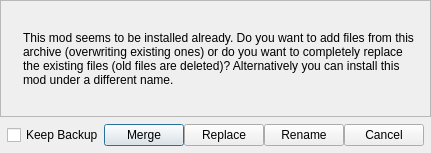
<?xml version="1.0" encoding="UTF-8"?>
<ui version="4.0">
 <class>QueryOverwriteDialog</class>
 <widget class="QDialog" name="QueryOverwriteDialog">
  <property name="geometry">
   <rect>
    <x>0</x>
    <y>0</y>
    <width>423</width>
    <height>153</height>
   </rect>
  </property>
  <property name="windowTitle">
   <string>Mod Exists</string>
  </property>
  <layout class="QVBoxLayout" name="verticalLayout" stretch="1,0">
   <property name="spacing">
    <number>0</number>
   </property>
   <property name="margin">
    <number>0</number>
   </property>
   <item>
    <widget class="QFrame" name="frame_2">
     <property name="frameShape">
      <enum>QFrame::StyledPanel</enum>
     </property>
     <property name="frameShadow">
      <enum>QFrame::Raised</enum>
     </property>
     <layout class="QHBoxLayout" name="horizontalLayout_1" stretch="0,1">
      <item>
       <widget class="QLabel" name="iconLabel">
        <property name="text">
         <string/>
        </property>
        <property name="alignment">
         <set>Qt::AlignLeading|Qt::AlignLeft|Qt::AlignVCenter</set>
        </property>
       </widget>
      </item>
      <item>
       <widget class="QLabel" name="label">
        <property name="text">
         <string>This mod seems to be installed already. Do you want to add files from this archive (overwriting existing ones) or do you want to completely replace the existing files (old files are deleted)? Alternatively you can install this mod under a different name.</string>
        </property>
        <property name="wordWrap">
         <bool>true</bool>
        </property>
       </widget>
      </item>
     </layout>
    </widget>
   </item>
   <item>
    <layout class="QHBoxLayout" name="horizontalLayout">
     <property name="margin">
      <number>7</number>
     </property>
     <item>
      <widget class="QCheckBox" name="backupBox">
       <property name="text">
        <string>Keep Backup</string>
       </property>
      </widget>
     </item>
     <item>
      <widget class="QPushButton" name="mergeBtn">
       <property name="text">
        <string>Merge</string>
       </property>
      </widget>
     </item>
     <item>
      <widget class="QPushButton" name="replaceBtn">
       <property name="text">
        <string>Replace</string>
       </property>
      </widget>
     </item>
     <item>
      <widget class="QPushButton" name="renameBtn">
       <property name="text">
        <string>Rename</string>
       </property>
      </widget>
     </item>
     <item>
      <widget class="QPushButton" name="cancelBtn">
       <property name="text">
        <string>Cancel</string>
       </property>
      </widget>
     </item>
    </layout>
   </item>
  </layout>
 </widget>
 <resources/>
 <connections/>
</ui>
